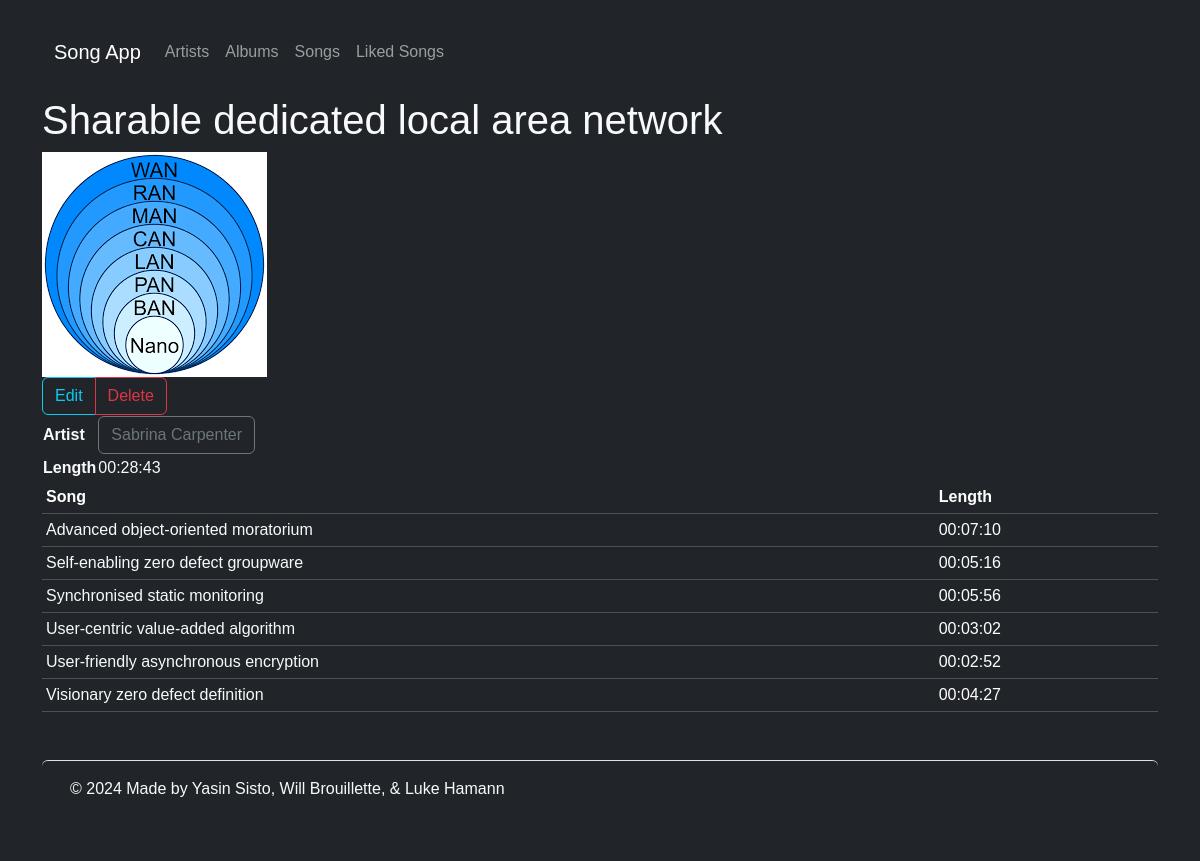
Page /?action=viewAlbum&albumId=19 on the committed database.
### tables this page shows
CREATE TABLE albums (
    id       int           AUTO_INCREMENT,
    name     varchar(1023) NOT NULL,
    iPath    varchar(2023) NOT NULL,
    artistId int           NOT NULL,
    PRIMARY KEY (id),
    CONSTRAINT albumsFkArtistId FOREIGN KEY (artistId) REFERENCES artists(id)
        ON DELETE CASCADE
);

CREATE TABLE artists (
    id               int           AUTO_INCREMENT,
    name             varchar(255)  NOT NULL,
    iPath            varchar(2023) NOT NULL,
    monthlyListeners int           NOT NULL,
    PRIMARY KEY (id),
    CONSTRAINT artistsUkName UNIQUE (name)
);

CREATE TABLE songs (
    id      int           AUTO_INCREMENT,
    name    varchar(1023) NOT NULL,
    length  int           NOT NULL,
    albumId int           NOT NULL,
    PRIMARY KEY (id),
    CONSTRAINT songsFkAlbumId FOREIGN KEY (albumId) REFERENCES albums(id)
        ON DELETE CASCADE
);

### index.php (called while the page is built, shortened)
<?php
require('models/_database.php');
require('models/artists.php');
require('models/albums.php');
require('models/songs.php');
$action = filter_input(INPUT_POST, 'action');
if ($action == NULL)
{
    $action = filter_input(INPUT_GET, 'action');
}
require('controllers/albumsController.php');

### models/albums.php (called while the page is built, shortened)
<?php
function getAlbum(int $albumId) : array
{
    global $db;
    $query = 'SELECT id, name, artistId, iPath
              FROM albums
              WHERE id = :albumId';
    $statement = $db->prepare($query);
    $statement->bindValue(':albumId', $albumId);
    $statement->execute();
    $album = $statement->fetch();
    return $album;
}
?>

### models/songs.php (called while the page is built, shortened)
<?php
function getSongsByAlbumId(int $albumId) : array
{
    global $db;
    $query = 'SELECT id, name, length, albumId
              FROM songs
              WHERE albumId = :albumId
              ORDER BY LOWER(name)';
    $statement = $db->prepare($query);
    $statement->bindValue(':albumId', $albumId);
    $statement->execute();
    $songs = $statement->fetchAll();
    return $songs;
}
function getAlbumLength(int $albumId) : int
{
    global $db;
    $query = 'SELECT COALESCE(SUM(length), 0) length
              FROM songs
              WHERE albumId = :albumId';
    $statement = $db->prepare($query);
    $statement->bindValue(':albumId', $albumId);
    $statement->execute();
    $length = $statement->fetch()['length'];
    return $length;
}
?>

### models/artists.php (called while the page is built, shortened)
<?php
function getArtist(int $artistId)
{
    global $db;
    $query = 'SELECT id, name, monthlyListeners, iPath
              FROM artists
              WHERE id = :artistId';
    $statement = $db->prepare($query);
    $statement->bindValue(':artistId', $artistId);
    $statement->execute();
    $artist = $statement->fetch();
    return $artist;
}
?>

### views/_helpers/formatTime.php (called while the page is built)
<?php
function formatTime(int $seconds) : string
{
    $hours = intdiv($seconds, 60 * 60);
    $seconds -= $hours * 60 * 60;
    $minutes = intdiv($seconds, 60);
    $seconds -= $minutes * 60;
    $hours_f = str_pad($hours, 2, '0', STR_PAD_LEFT);
    $minutes_f = str_pad($minutes, 2, '0', STR_PAD_LEFT);
    $seconds_f = str_pad($seconds, 2, '0', STR_PAD_LEFT);
    return $hours_f . ':' . $minutes_f . ':' . $seconds_f;
}
?>

### views/albums/albumInfo.php (the view, shortened to what this page needs)
<?php require('views/_helpers/formatTime.php'); ?>
<?php include('views/_partials/header.php'); ?>
<h1>
    <?php echo htmlspecialchars($album['name']); ?>
</h1>
<div>
    <img src="<?php echo $album['iPath']; ?>" alt="">
</div>
<div class="btn-group" role="group" aria-label="Basic example">
    <a class="btn btn-outline-info" href=".?action=albumForm&albumId=<?php echo $album['id']; ?>">
        Edit
    </a>
    <a class="btn btn-outline-danger" href=".?action=deleteAlbum&albumId=<?php echo $album['id']; ?>">
        Delete
    </a>
</div>
<table>
    <tbody>
        <tr>
            <th>Artist</th>
            <td>
                <a class="btn btn-outline-secondary" href=".?action=viewArtist&artistId=<?php echo $artist['id']; ?>">
                    <?php echo htmlspecialchars($artist['name']); ?>
                </a>
            </td>
        </tr>
        <tr>
            <th>Length</th>
            <td>
                <?php echo formatTime($album['length']); ?>
            </td>
        </tr>
    </tbody>
</table>
<table class="table table-sm table-dark">
    <thead>
        <tr>
            <th>Song</th>
            <th>Length</th>
        </tr>
    </thead>
    <tbody>
    <?php foreach ($songs as $song) : ?>
    <tr>
        <td>
            <a class="link-underline link-underline-opacity-0 text-light" href=".?action=viewSong&songId=<?php echo $song['id']; ?>">
                <?php echo htmlspecialchars($song['name']); ?>
            </a>
        </td>
        <td>
            <?php echo formatTime($song['length']); ?>
        </td>
    </tr>
    <?php endforeach; ?>
    </tbody>
</table>
<?php include('views/_partials/footer.php'); ?>

### controllers/albumsController.php (shortened to what this page needs)
<?php
switch ($action)
{
    case 'viewAlbum':
        $albumId = filter_input(INPUT_GET, 'albumId', FILTER_VALIDATE_INT);
        $album = albums\getAlbum($albumId);
        $album['length'] = songs\getAlbumLength($album['id']);
        $artist = artists\getArtist($album['artistId']);
        $songs = songs\getSongsByAlbumId($album['id']);
        include('views/albums/albumInfo.php');
        exit();
}

### views/_partials/header.php (shortened to what this page needs)
<!DOCTYPE html>
<html lang="en-us">
<head>
    <link rel="stylesheet" href="./lib/bootstrap/css/bootstrap.min.css" />
    <link rel="stylesheet" href="./css/site.css" />
</head>
<body class="container mt-4 bg-dark text-light rounded">
    <nav class="navbar navbar-expand-lg navbar-dark mb-3">
        <div class="container-fluid">
            <a class="navbar-brand" href="index.php">Song App</a>
            <div class="collapse navbar-collapse" id="navbarNavAltMarkup">
                <div class="navbar-nav">
                    <a class="nav-link" aria-current="page" href=".?action=listArtists">Artists</a>
                    <a class="nav-link" href=".?action=listAlbums">Albums</a>
                    <a class="nav-link" href=".?action=listSongs">Songs</a>
                    <a class="nav-link" href=".?action=listLikedSongs">Liked Songs</a>
                </div>
            </div>
        </div>
    </nav>
    <main>

### views/_partials/footer.php (shortened to what this page needs)
    </main>
    <footer class="footer mt-5 p-3 border-top rounded">
        <div class="container">
            <p>
                &copy; 2024 Made by Yasin Sisto, Will Brouillette, &amp; Luke Hamann
            </p>
        </div>
    </footer>
</body>
</html>

### css/site.css (style rules this page uses)
html { font-size: 14px; }
@media (min-width: 768px) { html { font-size: 16px; } }
html { position: relative; min-height: 100%; }
body { margin-bottom: 60px; }
body { background-color: #121212; color: #e0e0e0; font-family: 'Arial', sans-serif; }

### rows in the picture
albums: name "Sharable dedicated local area network", iPath (picture)
artists: name "Sabrina Carpenter"
songs: name "Advanced object-oriented moratorium", length "00:07:10"
songs: name "Self-enabling zero defect groupware", length "00:05:16"
songs: name "Synchronised static monitoring", length "00:05:56"
songs: name "User-centric value-added algorithm", length "00:03:02"
songs: name "User-friendly asynchronous encryption", length "00:02:52"
songs: name "Visionary zero defect definition", length "00:04:27"

### other values in the picture
formatTime($album['length']) "00:28:43"
